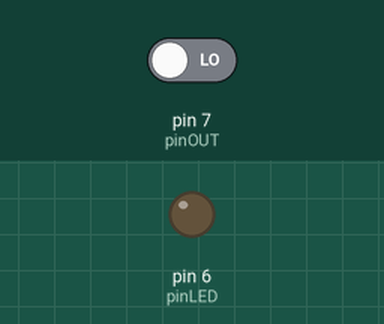
The sketch below on a simulated Arduino Uno, built with avr-gcc and run on an emulated ATmega328P. On the bench: output pins drawn as LEDs (lit = HIGH). The test bench sets the inputs (shaded band); at power-on: pin 7 (pinOUT) LOW.

Above: at 1.2 s.
1.3 s: pin 7 (pinOUT) driven HIGH
At 1.8 s:
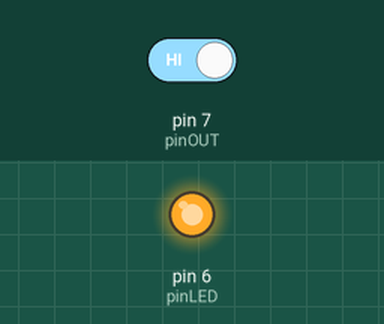
2.8 s: pin 7 (pinOUT) driven LOW
At 4.3 s:
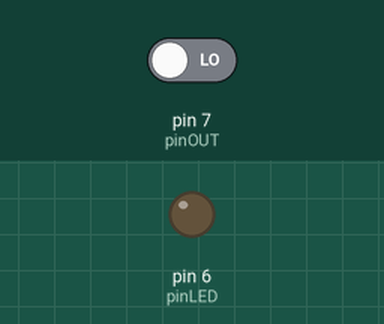
Timing chart, 0 to 5.8 s (numbered marks = the images above; inputs shaded):
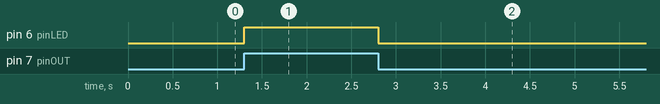

Measured:
- after the input at 1.3 s, pin 6 (pinLED): LOW → HIGH at once
- after the input at 2.8 s, pin 6 (pinLED): HIGH → LOW at once

The sketch:

Exemplu_led.ino
```cpp
#define pinOUT 7 //pinul de output al senzorului
#define pinLED 6 //pinul ledului

void setup() {
  Serial.begin(9600);
  pinMode(pinOUT, INPUT); //definirea pinului ce primeste input de la senzor
  pinMode(pinLED, OUTPUT); //definirea pinului pentru led
}

void loop() {
  int stare = digitalRead(pinOUT); //citirea valorii oferite de senzor 0 = fara miscare, 1 = miscare
  if(stare == 1) //verificare daca exista miscari
    digitalWrite(pinLED, HIGH); //ledul se aprinde
  else
    digitalWrite(pinLED, LOW); //ledul se opreste
  delay(10);
}
```
